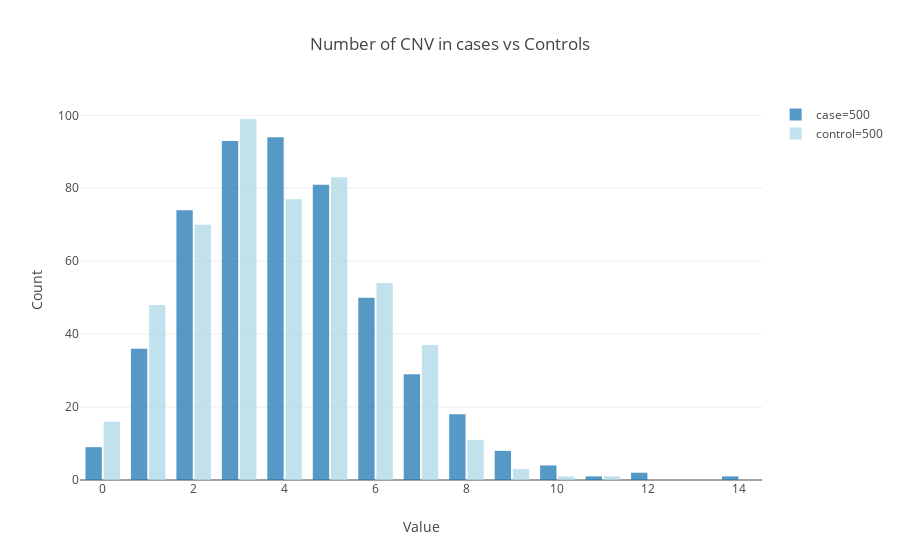

The code cell stored with this chart in its notebook:
### Code cell
import plotly
plotly.offline.init_notebook_mode(connected=True)
from plotly.offline import iplot
import plotly.graph_objs as go
%matplotlib inline

trace1 = go.Histogram( x=num_cnv_case, histnorm='count', name='case=500', autobinx=True, 
                      xbins=dict(start=0, end=15, size=1), marker=dict(color='lightred'), opacity=0.75 )

trace2 = go.Histogram( x=num_cnv_ctrl, histnorm='count', name='control=500', autobinx=True, 
                      xbins=dict(start=0, end=15, size=1), marker=dict(color='lightblue'), opacity=0.75 )

data = [trace1, trace2]

layout = go.Layout(title='Number of CNV in cases vs Controls', xaxis=dict(title='Value'), yaxis=dict(title='Count'),
                   bargap=0.2, bargroupgap=0.1)

fig = go.Figure(data=data, layout=layout)
iplot(fig, filename='styled histogram')

### Figure 1 — Plotly figure (JSON) as saved in the notebook; plotly's stock layout.template omitted (floating-point values rounded to 4 significant figures; data arrays with more than 128 entries replaced by an {"elided": "..."} marker saying what was removed)
{"data": [{"autobinx": true, "histnorm": "count", "marker": {"color": "lightred"}, "name": "case=500", "opacity": 0.75, "type": "histogram", "x": {"elided": "500 int values"}, "xbins": {"end": 15, "size": 1, "start": 0}}, {"autobinx": true, "histnorm": "count", "marker": {"color": "lightblue"}, "name": "control=500", "opacity": 0.75, "type": "histogram", "x": {"elided": "500 int values"}, "xbins": {"end": 15, "size": 1, "start": 0}}], "layout": {"bargap": 0.2, "bargroupgap": 0.1, "title": "Number of CNV in cases vs Controls", "xaxis": {"title": "Value"}, "yaxis": {"title": "Count"}}}
